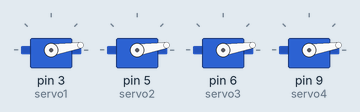
A sketch run on a simulated Arduino Uno, built with avr-gcc and run on an emulated ATmega328P. On the bench: 4 × servo.

Above: at 0.1 s.
At 0.7 s:
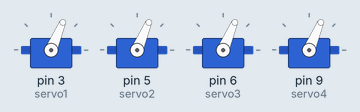
At 1.3 s:
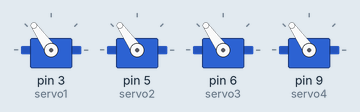
At 2.1 s:
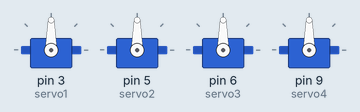
Timing chart, 0 to 3.6 s (numbered marks = the images above):
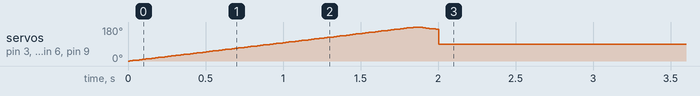

The sketch:

4-servo-conrtol.ino.ino
```cpp
#include <Servo.h>

Servo servo1;
Servo servo2;
Servo servo3;
Servo servo4;

void setup() {
servo1.attach(3);
servo2.attach(5);
servo3.attach(6);
servo4.attach(9);

// Sweep for 2 seconds
unsigned long startTime = millis();

while (millis() - startTime < 2000) {
for (int pos = 0; pos <= 180; pos++) {
servo1.write(pos);
servo2.write(pos);
servo3.write(pos);
servo4.write(pos);
delay(10);

if (millis() - startTime >= 2000) {
break;
}
}

for (int pos = 180; pos >= 0; pos--) {
servo1.write(pos);
servo2.write(pos);
servo3.write(pos);
servo4.write(pos);
delay(10);

if (millis() - startTime >= 2000) {
break;
}
}
}

// Hold all servos at 90 degrees
servo1.write(90);
servo2.write(90);
servo3.write(90);
servo4.write(90);
}

void loop() {
// Keep all servos at 90 degrees
servo1.write(90);
servo2.write(90);
servo3.write(90);
servo4.write(90);
}
```
